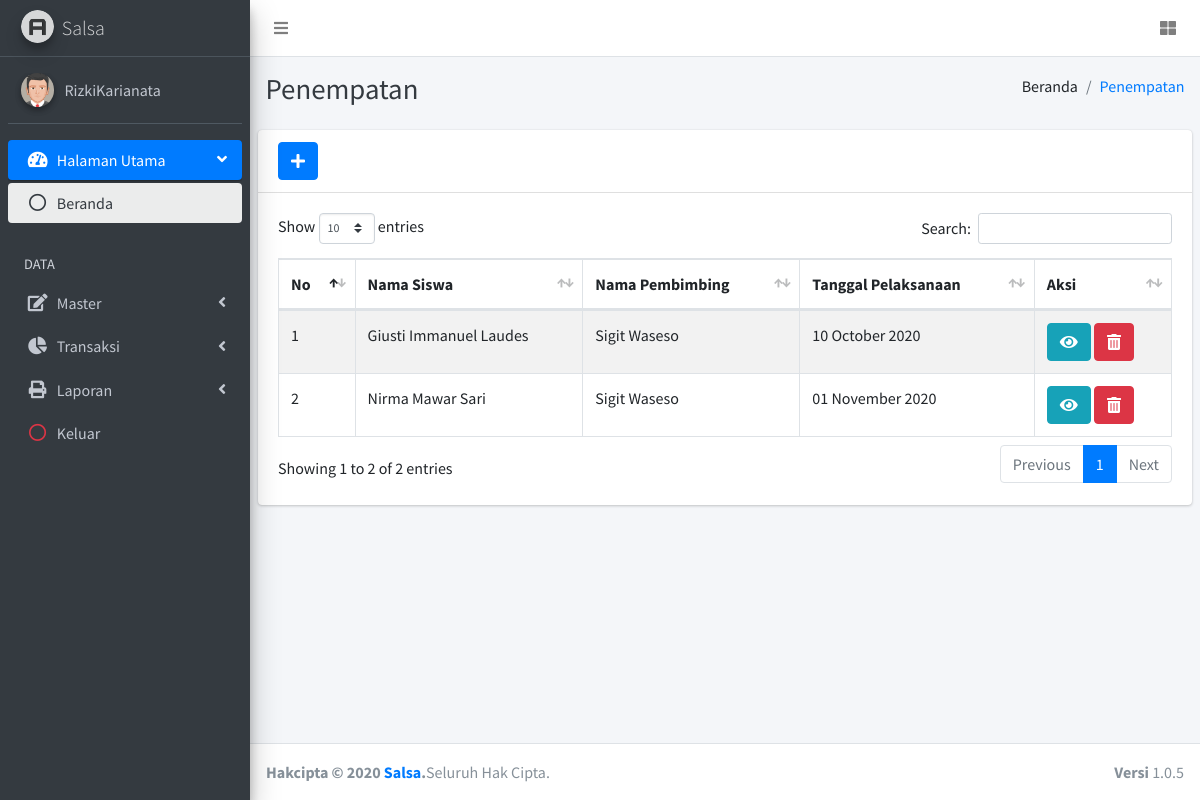
Page /penempatan.php (signed in) on the committed database.
### tables this page shows
CREATE TABLE `tb_pengguna` (
  `id_pengguna` int(4) NOT NULL,
  `nama` varchar(100) DEFAULT NULL,
  `email` varchar(100) DEFAULT NULL,
  `username` varchar(20) DEFAULT NULL,
  `password` varchar(20) DEFAULT NULL,
  `level` enum('Admin','User') DEFAULT 'Admin',
  `gambar` text DEFAULT NULL,
  `created` datetime DEFAULT NULL,
  `modified` datetime DEFAULT NULL
);

CREATE TABLE `tb_penempatan` (
  `id_penempatan` int(4) NOT NULL,
  `fk_siswa` int(4) DEFAULT NULL,
  `fk_pembimbing` int(4) DEFAULT NULL,
  `tanggal_pelaksanaan` date DEFAULT NULL,
  `created` datetime DEFAULT NULL,
  `modified` datetime DEFAULT NULL
);

CREATE TABLE `tb_siswa` (
  `id_siswa` int(4) NOT NULL,
  `fk_guruwali` int(4) DEFAULT NULL,
  `fk_perusahaan` int(4) DEFAULT NULL,
  `nis` varchar(20) DEFAULT NULL,
  `nama_siswa` varchar(100) DEFAULT NULL,
  `kelas` varchar(50) DEFAULT NULL,
  `jurusan` varchar(50) DEFAULT NULL,
  `alamat` text DEFAULT NULL,
  `jenis_kelamin` enum('Perempuan','Laki - Laki') DEFAULT 'Perempuan',
  `created` datetime DEFAULT NULL,
  `modified` datetime DEFAULT NULL
);

CREATE TABLE `tb_pembimbing` (
  `id_pembimbing` int(4) NOT NULL,
  `fk_perusahaan` int(4) DEFAULT NULL,
  `nip` varchar(20) DEFAULT NULL,
  `nama_pembimbing` varchar(100) DEFAULT NULL,
  `alamat` text DEFAULT NULL,
  `telepon` varchar(15) DEFAULT NULL,
  `created` datetime DEFAULT NULL,
  `modified` datetime DEFAULT NULL
);

### penempatan.php (the view, shortened to what this page needs)
<?php
include 'koneksi.php';
?>
<!DOCTYPE html>
<html>
<head>
	<?php include 'menu/head.php';?>
</head>
<body class="hold-transition sidebar-mini layout-fixed">
	<div class="wrapper">
		<nav class="main-header navbar navbar-expand navbar-white navbar-light">
			<?php include 'menu/nav.php';?>
		</nav>
		<aside class="main-sidebar sidebar-dark-primary elevation-4">
			<?php include 'menu/aside.php';?>
		</aside>
		<div class="content-wrapper">
			<div class="content-header">
				<div class="container-fluid">
					<div class="row mb-2">
						<div class="col-sm-6">
							<h1 class="m-0 text-dark">Penempatan</h1>
						</div>
						<div class="col-sm-6">
							<ol class="breadcrumb float-sm-right">
								<li class="breadcrumb-item">Beranda</li>
								<li class="breadcrumb-item active"><a href="penempatan">Penempatan</a></li>
							</ol>
						</div>
					</div>
				</div>
			</div>
			<section class="content">
				<div class="row">
					<div class="col-12">
						<div class="card">
							<div class="card-header">
								<h3 class="card-title"><a href="tambah-penempatan" class="btn btn-primary"><i class="fas fa-plus"></i></a></h3>
							</div>
							<div class="card-body">
								<div class="table-responsive">
									<table id="example1" class="table table-bordered table-striped">
										<thead>
											<tr>
												<th>No</th>
												<th>Nama Siswa</th>
												<th>Nama Pembimbing</th>
												<th>Tanggal Pelaksanaan</th>
												<th>Aksi</th>
											</tr>
										</thead>
										<tbody>
											<?php
											$no = 1;
											$query = $conn->prepare("SELECT pn.*, pm.*, si.* FROM tb_penempatan pn INNER JOIN tb_pembimbing pm ON pn.fk_pembimbing = pm.id_pembimbing INNER JOIN tb_siswa si ON pn.fk_siswa = si.id_siswa");
											$query->execute();
											while($row = $query->fetch(PDO::FETCH_ASSOC)) {
												?>
												<tr>
													<td><?php echo $no++;?></td>
													<td><?php echo $row['nama_siswa'];?></td>
													<td><?php echo $row['nama_pembimbing'];?></td>
													<td><?php echo date('d F Y', strtotime($row['tanggal_pelaksanaan']));?></td>
													<td style="white-space: nowrap;">
														<a href="detail-penempatan?id=<?php echo $row['id_penempatan'];?>" class="btn btn-info"><i class="fas fa-eye"></i></a>
														<a href="#" class="btn btn-danger" id="delete-data" data-id="<?php echo $row['id_penempatan'];?>"><i class="fas fa-trash-alt"></i></a>
													</td>
												</tr>
											<?php } ?>
										</tbody>
									</table>
								</div>
							</div>
						</div>
					</div>
				</div>
			</section>
		</div>
		<footer class="main-footer">
			<?php include 'menu/footer.php';?>
		</footer>
	</div>
</body>
</html>

### menu/aside.php (shortened to what this page needs)
<a href="" class="brand-link">
	<img src="dist/img/AdminLTELogo.png" alt="AdminLTE Logo" class="brand-image img-circle elevation-3"
	style="opacity: .8">
	<span class="brand-text font-weight-light">Salsa</span>
</a>
<div class="sidebar">
	<div class="user-panel mt-3 pb-3 mb-3 d-flex">
		<div class="image">
			<img src="assets/images/akun/<?php echo $row['gambar'];?>" class="img-circle elevation-2" alt="User Image">
		</div>
		<div class="info">
			<a href="" class="d-block"><?php echo $_SESSION['username'];?></a>
		</div>
	</div>
	<nav class="mt-2">
		<ul class="nav nav-pills nav-sidebar flex-column" data-widget="treeview" role="menu" data-accordion="false">
			<li class="nav-item has-treeview menu-open">
				<a href="#" class="nav-link active">
					<i class="nav-icon fas fa-tachometer-alt"></i>
					<p>
						Halaman Utama
						<i class="right fas fa-angle-left"></i>
					</p>
				</a>
				<ul class="nav nav-treeview">
					<li class="nav-item">
						<a href="beranda" class="nav-link active">
							<i class="far fa-circle nav-icon"></i>
							<p>Beranda</p>
						</a>
					</li>
				</ul>
			</li>
			<li class="nav-header">DATA</li>
			<li class="nav-item has-treeview">
				<a href="#" class="nav-link">
					<i class="nav-icon fas fa-edit"></i>
					<p>
						Master
						<i class="fas fa-angle-left right"></i>
					</p>
				</a>
			</li>
			<li class="nav-item has-treeview">
				<a href="#" class="nav-link">
					<i class="nav-icon fas fa-chart-pie"></i>
					<p>
						Transaksi
						<i class="right fas fa-angle-left"></i>
					</p>
				</a>
			</li>
			<li class="nav-item has-treeview">
				<a href="#" class="nav-link">
					<i class="nav-icon fas fa-print"></i>
					<p>
						Laporan
						<i class="fas fa-angle-left right"></i>
					</p>
				</a>
			</li>
			<li class="nav-item">
				<a href="proses/logout.php" class="nav-link">
					<i class="nav-icon far fa-circle text-danger"></i>
					<p class="text">Keluar</p>
				</a>
			</li>
		</ul>
	</nav>
</div>

### rows in the picture
tb_pengguna: gambar (picture)
tb_penempatan: fk_siswa.nama_siswa "Giusti Immanuel Laudes", fk_pembimbing.nama_pembimbing "Sigit Waseso", tanggal_pelaksanaan "10 October 2020"
tb_penempatan: fk_siswa.nama_siswa "Nirma Mawar Sari", fk_pembimbing.nama_pembimbing "Sigit Waseso", tanggal_pelaksanaan "01 November 2020"

### other values in the picture
$_SESSION['username'] "RizkiKarianata"
